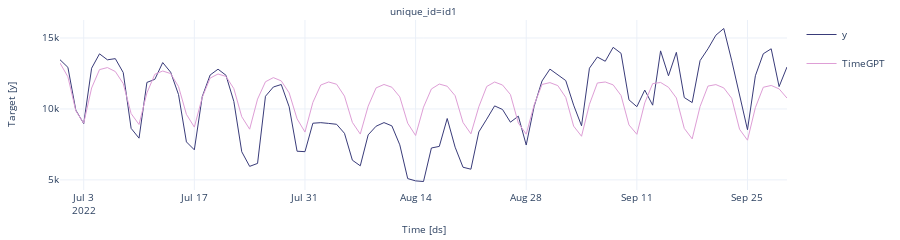

The notebook cell this image was saved under:
### Code cell
fcst_ex_vars['ds'] = pd.to_datetime(fcst_ex_vars['ds'])

nixtla_client.plot(test, fcst_ex_vars, engine='plotly')

### Figure 1 — Plotly figure (JSON) as saved in the notebook; plotly's stock layout.template omitted (floating-point values rounded to 4 significant figures; data arrays with more than 128 entries replaced by an {"elided": "..."} marker saying what was removed)
{"data": [{"legendgroup": "y", "line": {"color": "#393b79", "width": 1}, "mode": "lines", "name": "y", "showlegend": true, "type": "scatter", "x": {"elided": "186 str values"}, "xaxis": "x", "y": {"elided": "186 int values"}, "yaxis": "y"}, {"legendgroup": "TimeGPT", "line": {"color": "#de9ed6", "width": 1}, "mode": "lines", "name": "TimeGPT", "showlegend": true, "type": "scatter", "x": {"elided": "186 str values"}, "xaxis": "x", "y": {"elided": "186 float values"}, "yaxis": "y"}], "layout": {"annotations": [{"font": {"size": 10}, "showarrow": false, "text": "unique_id=id1", "x": 0.5, "xanchor": "center", "xref": "paper", "y": 1, "yanchor": "bottom", "yref": "paper"}, {"font": {"size": 10}, "showarrow": false, "text": "Time [ds]", "x": 0.5, "xanchor": "center", "xref": "paper", "y": 0, "yanchor": "top", "yref": "paper", "yshift": -30}, {"font": {"size": 10}, "showarrow": false, "text": "Target [y]", "textangle": -90, "x": 0, "xanchor": "right", "xref": "paper", "xshift": -40, "y": 0.5, "yanchor": "middle", "yref": "paper"}], "autosize": true, "font": {"size": 10}, "height": 200, "margin": {"b": 50, "l": 60, "r": 10, "t": 20}, "xaxis": {"anchor": "y", "domain": [0, 1], "showticklabels": true, "visible": true}, "yaxis": {"anchor": "x", "domain": [0, 1]}}}
